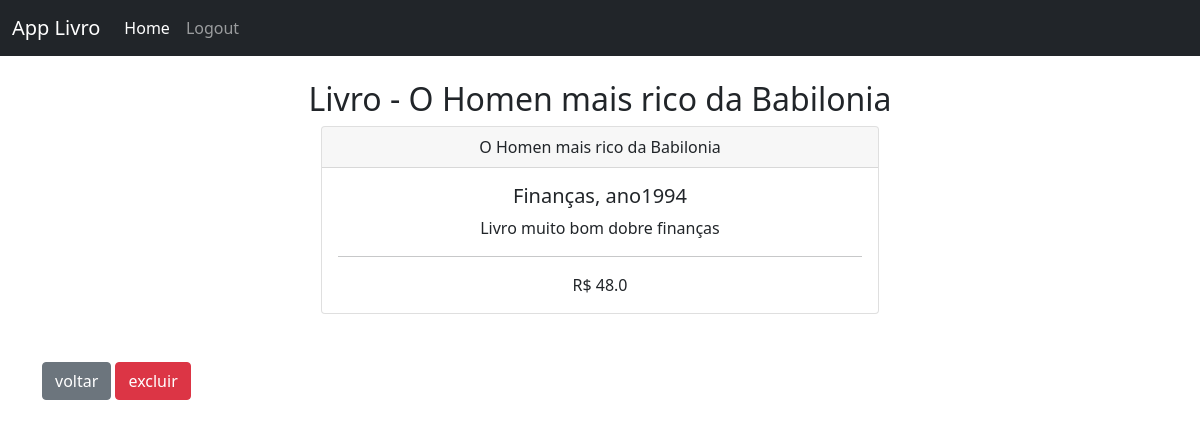
Screenshot of /book/1/ (signed in) with the database file from the repository.
### livraria/models.py (models this page shows, shortened)
class Book(models.Model):
    created_at = models.DateTimeField(auto_now_add=True)
    title= models.CharField(max_length=50)
    description = models.CharField(max_length=200)
    year = models.IntegerField()
    genre = models.CharField(max_length=30)
    value = models.FloatField()

### livraria/views.py (the view)
# urls.py: path('book/<int:id>/', book_detail, name='book'),
def book_detail(request, id):
    if request.user.is_authenticated:
        book = Book.objects.get(id=id)
        return render(request, 'book.html', {'book': book})
    else:
        messages.error(request, 'você precisa está logado')
        return redirect('home')

### livraria/templates/book.html
{% extends 'base.html' %}
{% block content %}
    <h2 class="text-center">Livro - {{book.title}}</h2
    <hr>
    <div class="col-md-6 offset-md-3">
        <div class="card">
            <div class="card-header text-center">
                {{book.title}}
            </div>
            <div class="card-body text-center">
                <h5 class="card-title">{{book.genre}}, ano{{book.year}}</h5>
                <p>{{book.description}}</p>
                <hr>
        <span>R$ {{book.value}}</span>
        </div>
        </div>
    </div>
    <br><br>
        <a href="{% url 'home' %}" class="btn btn-secondary">voltar</a>
        <a href="{% url 'delete_book' book.id %}" class="btn btn-danger">excluir</a>
    </div>
{% endblock %}

### rows the page displays
Book: title "O Homen mais rico da Babilonia", genre "Finanças", year "1994", description "Livro muito bom dobre finanças", value "48.0"
